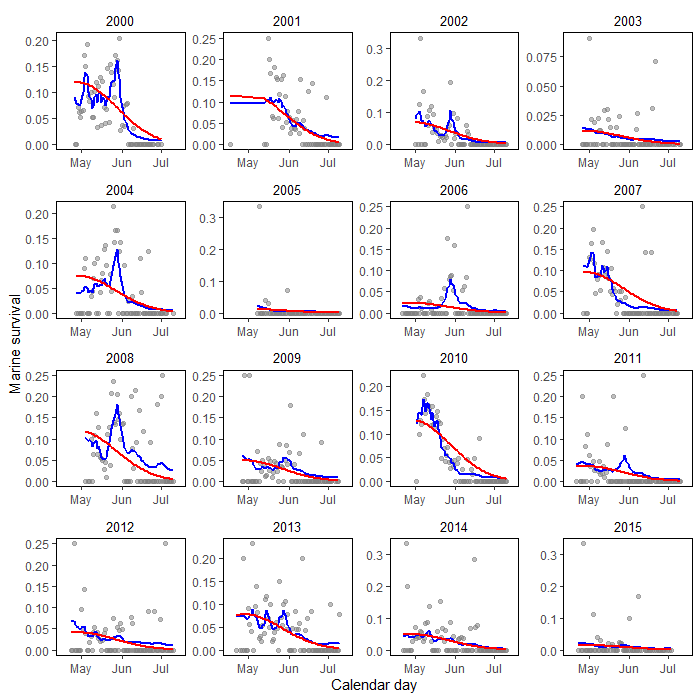

Here is the R script that generated this plot:
#Set seed to set.seed(800)

p <- ggplot(dfAll[dfAll$val<0.4,],aes(x=as.Date(j, origin = as.Date("2018-01-01")),y=val))+
  scale_x_date(date_labels = "%b") +
  facet_wrap(~yr,scale="free")+
  xlim(as.Date(minJ+5, origin = as.Date("2018-01-01")),as.Date(maxJ+5, origin = as.Date("2018-01-01")))+
  # ylim(0,0.25)+
  geom_point(data=dfAll[dfAll$out=="obs" & dfAll$val<0.4,],
             aes(as.Date(j, origin = as.Date("2018-01-01")),val), color=rgb(0.5,0.5,0.5,0.5))+
  geom_line(data=dfAll[dfAll$out=="MV" & dfAll$val<0.4,],
            aes(as.Date(j, origin = as.Date("2018-01-01")),val), colour="blue", size=0.9)+
  geom_line(data=dfAll[dfAll$out=="fixed" & dfAll$val<0.4,],
            aes(as.Date(j, origin = as.Date("2018-01-01")),val), colour="red", size=0.9) +
  theme_bw() +
  ylab("Marine survival")+
  xlab("Calendar day")+
  # scale_fill_manual(values=plasma(n=3,alpha=0.3))+
  theme(strip.text.x = element_text(size = 10, colour = "black"))+
  theme(strip.text.y = element_text(size = 10, colour = "black"))+
  theme(panel.grid.major = element_blank(),
        panel.grid.minor = element_blank(),
        strip.background = element_blank(),
        panel.border = element_rect(colour = "black"))
  #   # geom_line(data=df[df$out=="MV_mean",],aes(j,val), colour="darkgreen", size=0.9)
print(p)
